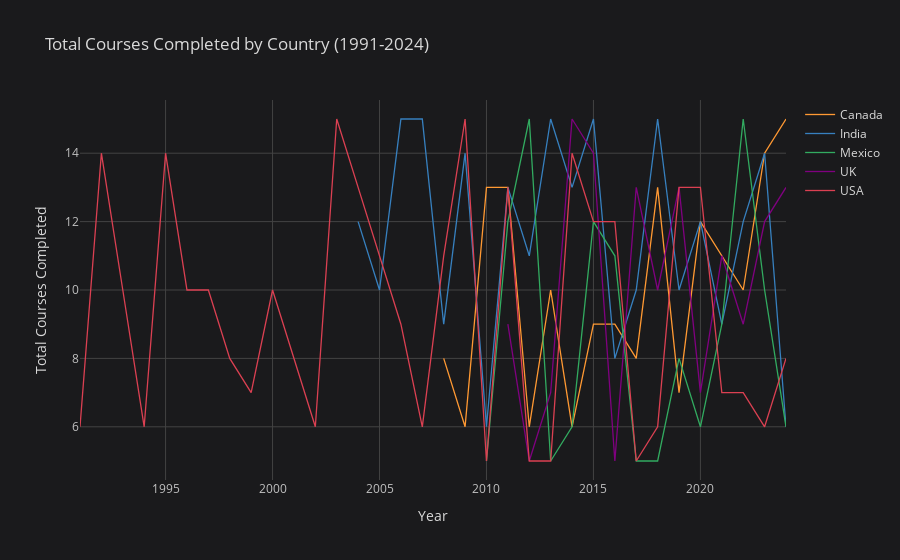

Notebook code for this chart:
### Code cell
df_csv_pivot.iplot(kind='line',
                   xTitle='Year',
                   yTitle='Total Courses Completed',
                   title='Total Courses Completed by Country (1991-2024)')

### Figure 1 — Plotly figure (JSON) as saved in the notebook; plotly's stock layout.template omitted (floating-point values rounded to 4 significant figures)
{"data": [{"line": {"color": "rgba(255, 153, 51, 1.0)", "dash": "solid", "shape": "linear", "width": 1.3}, "mode": "lines", "name": "Canada", "text": "", "type": "scatter", "x": [1991, 1992, 1993, 1994, 1995, 1996, 1997, 1998, 1999, 2000, 2002, 2003, 2004, 2005, 2006, 2007, 2008, 2009, 2010, 2011, 2012, 2013, 2014, 2015, 2016, 2017, 2018, 2019, 2020, 2021, 2022, 2023, 2024], "y": ["", "", "", "", "", "", "", "", "", "", "", "", "", "", "", "", 8, 6, 13, 13, 6, 10, 6, 9, 9, 8, 13, 7, 12, 11, 10, 14, 15]}, {"line": {"color": "rgba(55, 128, 191, 1.0)", "dash": "solid", "shape": "linear", "width": 1.3}, "mode": "lines", "name": "India", "text": "", "type": "scatter", "x": [1991, 1992, 1993, 1994, 1995, 1996, 1997, 1998, 1999, 2000, 2002, 2003, 2004, 2005, 2006, 2007, 2008, 2009, 2010, 2011, 2012, 2013, 2014, 2015, 2016, 2017, 2018, 2019, 2020, 2021, 2022, 2023, 2024], "y": ["", "", "", "", "", "", "", "", "", "", "", "", 12, 10, 15, 15, 9, 14, 6, 13, 11, 15, 13, 15, 8, 10, 15, 10, 12, 9, 12, 14, 6]}, {"line": {"color": "rgba(50, 171, 96, 1.0)", "dash": "solid", "shape": "linear", "width": 1.3}, "mode": "lines", "name": "Mexico", "text": "", "type": "scatter", "x": [1991, 1992, 1993, 1994, 1995, 1996, 1997, 1998, 1999, 2000, 2002, 2003, 2004, 2005, 2006, 2007, 2008, 2009, 2010, 2011, 2012, 2013, 2014, 2015, 2016, 2017, 2018, 2019, 2020, 2021, 2022, 2023, 2024], "y": ["", "", "", "", "", "", "", "", "", "", "", "", "", "", "", "", "", "", 5, 12, 15, 5, 6, 12, 11, 5, 5, 8, 6, 9, 15, 10, 6]}, {"line": {"color": "rgba(128, 0, 128, 1.0)", "dash": "solid", "shape": "linear", "width": 1.3}, "mode": "lines", "name": "UK", "text": "", "type": "scatter", "x": [1991, 1992, 1993, 1994, 1995, 1996, 1997, 1998, 1999, 2000, 2002, 2003, 2004, 2005, 2006, 2007, 2008, 2009, 2010, 2011, 2012, 2013, 2014, 2015, 2016, 2017, 2018, 2019, 2020, 2021, 2022, 2023, 2024], "y": ["", "", "", "", "", "", "", "", "", "", "", "", "", "", "", "", "", "", "", 9, 5, 7, 15, 14, 5, 13, 10, 13, 7, 11, 9, 12, 13]}, {"line": {"color": "rgba(219, 64, 82, 1.0)", "dash": "solid", "shape": "linear", "width": 1.3}, "mode": "lines", "name": "USA", "text": "", "type": "scatter", "x": [1991, 1992, 1993, 1994, 1995, 1996, 1997, 1998, 1999, 2000, 2002, 2003, 2004, 2005, 2006, 2007, 2008, 2009, 2010, 2011, 2012, 2013, 2014, 2015, 2016, 2017, 2018, 2019, 2020, 2021, 2022, 2023, 2024], "y": [6, 14, 10, 6, 14, 10, 10, 8, 7, 10, 6, 15, 13, 11, 9, 6, 11, 15, 5, 13, 5, 5, 14, 12, 12, 5, 6, 13, 13, 7, 7, 6, 8]}], "layout": {"legend": {"bgcolor": "#1A1A1C", "font": {"color": "#D9D9D9"}}, "paper_bgcolor": "#1A1A1C", "plot_bgcolor": "#1A1A1C", "title": {"font": {"color": "#D9D9D9"}, "text": "Total Courses Completed by Country (1991-2024)"}, "xaxis": {"gridcolor": "#434343", "showgrid": true, "tickfont": {"color": "#C2C2C2"}, "title": {"font": {"color": "#D9D9D9"}, "text": "Year"}, "zerolinecolor": "#666570"}, "yaxis": {"gridcolor": "#434343", "showgrid": true, "tickfont": {"color": "#C2C2C2"}, "title": {"font": {"color": "#D9D9D9"}, "text": "Total Courses Completed"}, "zerolinecolor": "#666570"}}}
